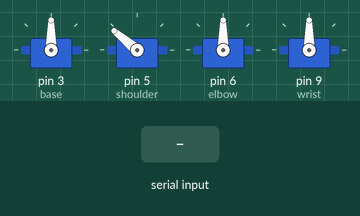
Recording of a sketch running on a simulated Arduino Uno, built with avr-gcc and run on an emulated ATmega328P. On the bench: 4 × servo. The inputs (shaded band) are chosen by the test bench.

Above: at 0.9 s.
1.0 s: "b" received over Serial
At 2.0 s:
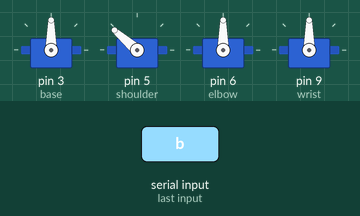
2.5 s: "B" received over Serial
At 3.2 s:
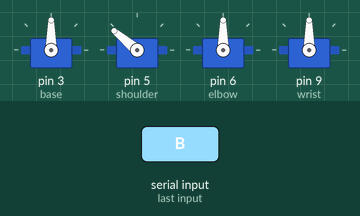
Timing chart, 0 to 5.5 s (numbered marks = the images above; inputs shaded):
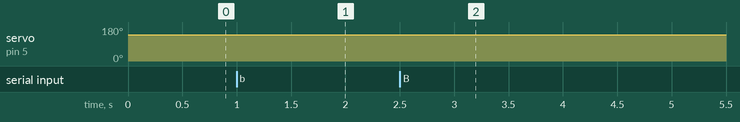

Measured:
- after the input at 1.0 s, servo on pin 5 (shoulder): 140° → 139° at once
- after the input at 2.5 s, servo on pin 5 (shoulder): 139° → 140° at once

The sketch:

sketch_feb04a.ino
```cpp
#include "Servo.h"
const int shoulder_treshold = 50;
Servo base;
Servo shoulder;
Servo elbow;
Servo wrist;

int _base = 90;
int _shoulder = 90 + shoulder_treshold;
int _elbow = 90;
int _wrist = 90;

void increment(int& val)
{
    val++;
   // Serial.println("Incrementing");
}

void decrement(int& val)
{
    val--;
  //  Serial.println("Decrementing");
}

void setup()
{
    base.attach(3); //a
    shoulder.attach(5); //b
    elbow.attach(6);
    wrist.attach(10);
    wrist.attach(9);
    /*
for(int i = 0; i<120;i++){
      base.write(i);
      shoulder.write(i);
      elbow.write(i);
      wrist.write(i);
      wrist.write(i);
      delay(50);

      }
      */

    base.write(90);
    shoulder.write(90 + shoulder_treshold);
    Serial.begin(115200);
    //wait for the serial to connect
    while (!Serial.available())
        ;
    //slow start of the motors,turn on procedure
}

void loop()
{
    // put your main code here, to run repeatedly:
    while (Serial.available()) {
        char c = Serial.read();

        switch (c) {
        case 'A': {
            if (_base < 180)
                increment(_base);
            base.write(_base);

            break;
        }

        case 'a': {
            //decrement a
            if (_base >= 0)
                decrement(_base);
            base.write(_base);
            break;
        }

        case 'B': {
            if (_shoulder < 180)
                increment(_shoulder);
            shoulder.write(_shoulder);

            break;
        }
        case 'b': {
            if (_shoulder >= shoulder_treshold)
                decrement(_shoulder);
            shoulder.write(_shoulder);

            break;
        }

        case 'C': {
            if (_elbow < 180)
                increment(_elbow);
            elbow.write(_elbow);
            break;
        }
        case 'c': {
            if (_elbow >= 0)
                decrement(_elbow);
            elbow.write(_elbow);
            break;
        }
        case 'D': {
            if (_elbow < 180)
                increment(_wrist);
            wrist.write(_wrist);
            break;
        }

        case 'd': {
            if (_wrist >= 0)
                decrement(_wrist);
            wrist.write(_wrist);
            break;
        }

        case 'E': {
            //increment e
            break;
        }
        case 'e': {
            //decrement e
            break;
        }

        default: {
            break;
        }

        }
        //delay(20);
    }
}
```
